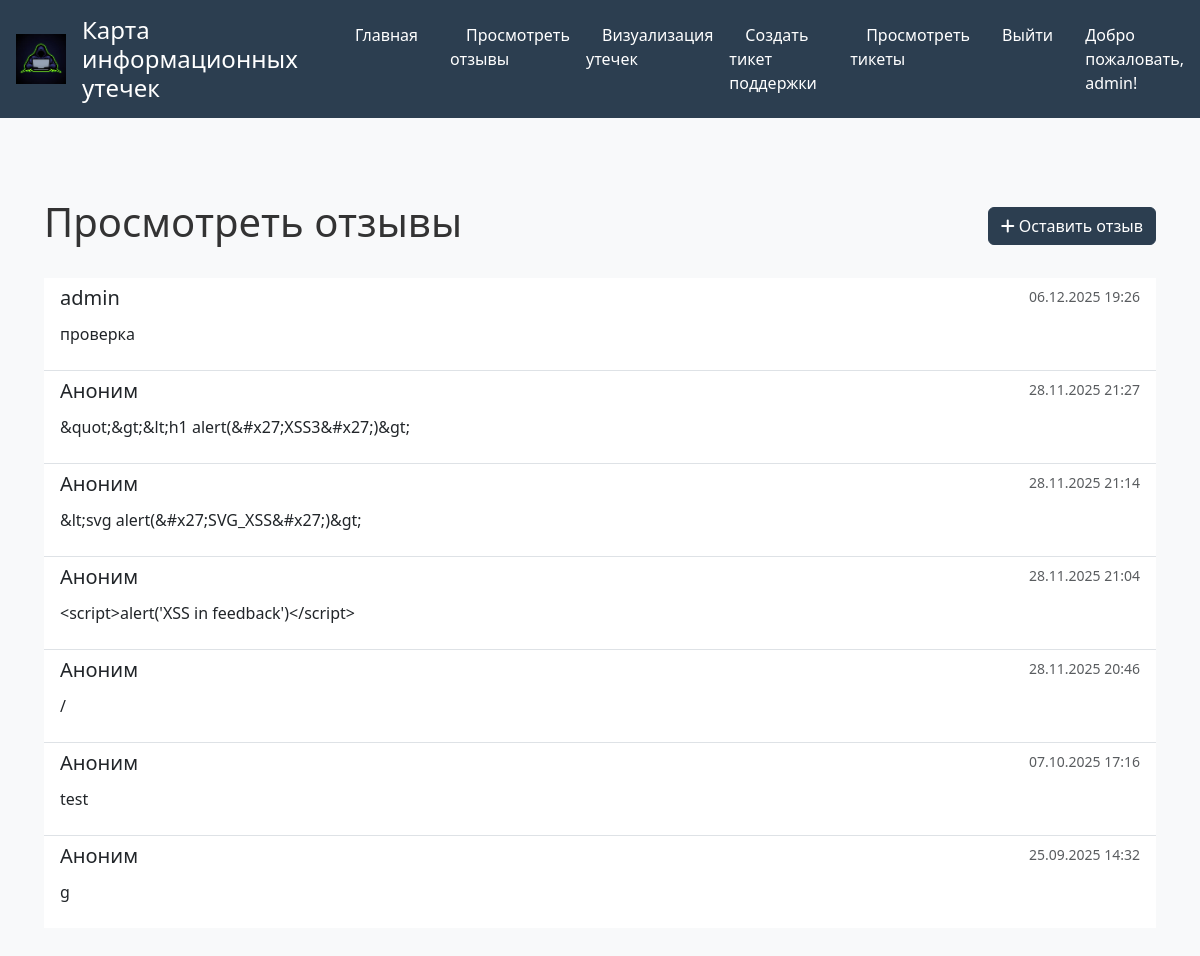
The app's page /view_feedback/ (signed in) with its own data.
### leaksmap/models.py (models this page shows, shortened)
class Feedback(models.Model):
    user = models.ForeignKey(
        User,
        on_delete=models.SET_NULL,
        null=True,
        blank=True
    )
    content = models.TextField(
        validators=[MaxLengthValidator(5000)]
    )
    created_at = models.DateTimeField(auto_now_add=True)
    class Meta:
        verbose_name = "Feedback"
        verbose_name_plural = "Feedbacks"
        ordering = ['-created_at']
        indexes = [
            models.Index(fields=['user']),
            models.Index(fields=['created_at']),
        ]

### leaksmap/feedback.py (the view)
# urls.py: path('view_feedback/', feedback.view_feedback, name='view_feedback'),
def view_feedback(request):
    feedbacks = Feedback.objects.all().order_by('-created_at')
    return render(request, 'leaksmap/view_feedback.html', {'feedbacks': feedbacks})

### leaksmap/templates/leaksmap/view_feedback.html (shortened to what this page needs)
{% extends "leaksmap/base.html" %}
{% block content %}
    <div class="container mt-5">
        <div class="d-flex justify-content-between align-items-center mb-4">
            <h1>Просмотреть отзывы</h1>
            <a href="{% url 'feedback' %}" class="btn btn-primary">
                <i class="fas fa-plus"></i> Оставить отзыв
            </a>
        </div>
        {% if feedbacks %}
            <ul class="list-group list-group-flush">
                {% for feedback in feedbacks %}
                    <li class="list-group-item">
                        <div class="d-flex w-100 justify-content-between">
                            <h5 class="mb-1">{{ feedback.user.username|default:'Аноним' }}</h5>
                            <small class="text-muted">{{ feedback.created_at|date:"d.m.Y H:i" }}</small>
                        </div>
                        <p class="mb-2">{{ feedback.content|escape|linebreaks }}</p>
                    </li>
                {% endfor %}
            </ul>
        {% endif %}
    </div>
{% endblock %}

### leaksmap/templates/leaksmap/base.html (shortened to what this page needs)
{% load static %}
<!DOCTYPE html>
<html lang="ru">
<head>
    <link href="https://cdn.jsdelivr.net/npm/bootstrap@5.3.8/dist/css/bootstrap.min.css" rel="stylesheet">
    <link rel="stylesheet" href="{% static 'css/main.css' %}">
    <link rel="stylesheet" href="href=https://cdnjs.cloudflare.com/ajax/libs/font-awesome/6.6.0/css/all.min.css">
</head>
<body>
    <header>
<img src="{% static 'img/logo.png' %}" alt="Logo" style="width: 50px; height: 50px;" />
        <h1>Карта информационных утечек</h1>
        <nav>
            <ul>
                <li><a href="{% url 'home' %}">Главная</a></li>
<li><a href="{% url 'view_feedback' %}">Просмотреть отзывы</a></li>
                {% if user.is_authenticated %}
                    <li><a href="{% url 'visualize_breaches' %}">Визуализация утечек</a></li>
                    <li><a href="{% url 'create_ticket' %}">Создать тикет поддержки</a></li>
                    <li><a href="{% url 'view_tickets' %}">Просмотреть тикеты</a></li>
                    <li><a href="{% url 'logout' %}">Выйти</a></li>
                    <li>Добро пожаловать, {{ user.username|escape }}!</li>
                {% else %}
<li><a href="{% url 'login' %}">Login</a></li>
                    <li><a href="{% url 'register' %}">Зарегистрироваться</a></li>
                {% endif %}
            </ul>
        </nav>
    </header>
    <main>
        {% block content %}
        {% endblock %}
    </main>
</body>
</html>

### leaksmap/static/CSS/main.css (style rules this page uses)
body { font-family: 'Segoe UI', Tahoma, Geneva, Verdana, sans-serif; background-color: #f8f9fa; color: #333; margin: 0; padding: 0; }
header { background-color: #2c3e50; color: white; padding: 1rem; display: flex; align-items: center; gap: 1rem; }
header h1 { margin: 0; font-size: 1.5rem; }
nav ul { list-style: none; padding: 0; margin: 0; display: flex; gap: 1rem; }
nav a { color: white; text-decoration: none; padding: 0.5rem 1rem; border-radius: 4px; transition: background-color 0.3s; }
main { padding: 2rem; max-width: 1200px; margin: 0 auto; }
.btn-primary { background-color: #2c3e50; border-color: #2c3e50; }

### records on screen
Feedback: user.username "admin", created_at "06.12.2025 19:26", content "проверка"
Feedback: user.username "Аноним", created_at "28.11.2025 21:27", content "&quot;&gt;&lt;h1 alert(&#x27;XSS3&#x27;)&gt;"
Feedback: user.username "Аноним", created_at "28.11.2025 21:14", content "&lt;svg alert(&#x27;SVG_XSS&#x27;)&gt;"
Feedback: user.username "Аноним", created_at "28.11.2025 21:04", content "<script>alert('XSS in feedback')</script>"
Feedback: user.username "Аноним", created_at "28.11.2025 20:46", content "/"
Feedback: user.username "Аноним", created_at "07.10.2025 17:16", content "test"
Feedback: user.username "Аноним", created_at "25.09.2025 14:32", content "g"

### other values on screen
{{ user.username|escape }} "admin"
